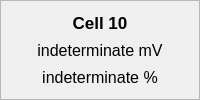
                 <widget class="QFrame" name="cell10_frame">
                  <property name="frameShape">
                   <enum>QFrame::StyledPanel</enum>
                  </property>
                  <property name="frameShadow">
                   <enum>QFrame::Raised</enum>
                  </property>
                  <layout class="QVBoxLayout" name="verticalLayout_7">
                   <item>
                    <widget class="QLabel" name="cell10_title">
                     <property name="font">
                      <font>
                       <pointsize>13</pointsize>
                       <weight>75</weight>
                       <bold>true</bold>
                      </font>
                     </property>
                     <property name="text">
                      <string>Cell 10</string>
                     </property>
                     <property name="alignment">
                      <set>Qt::AlignCenter</set>
                     </property>
                    </widget>
                   </item>
                   <item>
                    <widget class="QLabel" name="cell10_voltage">
                     <property name="font">
                      <font>
                       <pointsize>12</pointsize>
                      </font>
                     </property>
                     <property name="text">
                      <string>indeterminate mV</string>
                     </property>
                     <property name="alignment">
                      <set>Qt::AlignCenter</set>
                     </property>
                    </widget>
                   </item>
                   <item>
                    <widget class="QLabel" name="cell10_soc">
                     <property name="font">
                      <font>
                       <pointsize>12</pointsize>
                      </font>
                     </property>
                     <property name="text">
                      <string>indeterminate %</string>
                     </property>
                     <property name="alignment">
                      <set>Qt::AlignCenter</set>
                     </property>
                    </widget>
                   </item>
                  </layout>
                 </widget>
